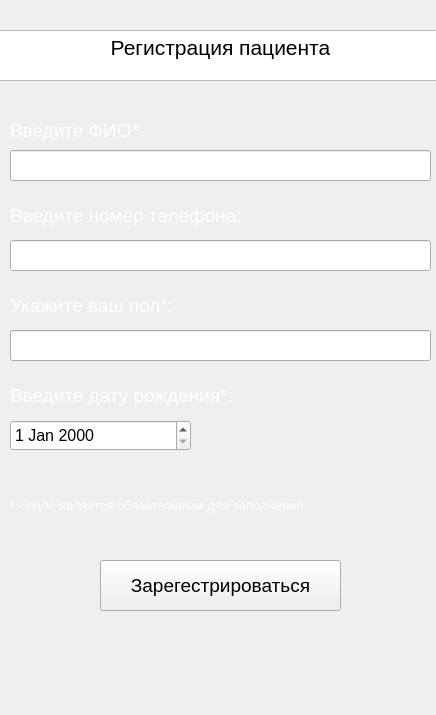
<?xml version="1.0" encoding="UTF-8"?>
<ui version="4.0">
 <class>Form</class>
 <widget class="QWidget" name="Form">
  <property name="geometry">
   <rect>
    <x>0</x>
    <y>0</y>
    <width>436</width>
    <height>715</height>
   </rect>
  </property>
  <property name="windowTitle">
   <string>Form</string>
  </property>
  <widget class="QLabel" name="label">
   <property name="geometry">
    <rect>
     <x>-10</x>
     <y>0</y>
     <width>461</width>
     <height>721</height>
    </rect>
   </property>
   <property name="text">
    <string/>
   </property>
   <property name="pixmap">
    <pixmap>image/фон регистрации.png</pixmap>
   </property>
  </widget>
  <widget class="QTextBrowser" name="textBrowser">
   <property name="geometry">
    <rect>
     <x>-70</x>
     <y>30</y>
     <width>581</width>
     <height>51</height>
    </rect>
   </property>
   <property name="styleSheet">
    <string notr="true">Войдите или зарегистрируйтесь!</string>
   </property>
   <property name="html">
    <string>&lt;!DOCTYPE HTML PUBLIC &quot;-//W3C//DTD HTML 4.0//EN&quot; &quot;http://www.w3.org/TR/REC-html40/strict.dtd&quot;&gt;
&lt;html&gt;&lt;head&gt;&lt;meta name=&quot;qrichtext&quot; content=&quot;1&quot; /&gt;&lt;style type=&quot;text/css&quot;&gt;
p, li { white-space: pre-wrap; }
&lt;/style&gt;&lt;/head&gt;&lt;body style=&quot; font-family:'MS Shell Dlg 2'; font-size:7.8pt; font-weight:400; font-style:normal;&quot;&gt;
&lt;p align=&quot;center&quot; style=&quot; margin-top:0px; margin-bottom:0px; margin-left:0px; margin-right:0px; -qt-block-indent:0; text-indent:0px;&quot;&gt;&lt;span style=&quot; font-size:16pt;&quot;&gt;Регистрация пациента&lt;/span&gt;&lt;/p&gt;&lt;/body&gt;&lt;/html&gt;</string>
   </property>
  </widget>
  <widget class="QLabel" name="label_2">
   <property name="geometry">
    <rect>
     <x>120</x>
     <y>170</y>
     <width>55</width>
     <height>16</height>
    </rect>
   </property>
   <property name="text">
    <string/>
   </property>
  </widget>
  <widget class="QPushButton" name="push_button_registration_reg">
   <property name="geometry">
    <rect>
     <x>100</x>
     <y>560</y>
     <width>241</width>
     <height>51</height>
    </rect>
   </property>
   <property name="font">
    <font>
     <pointsize>14</pointsize>
    </font>
   </property>
   <property name="text">
    <string>Зарегестрироваться</string>
   </property>
  </widget>
  <widget class="QLabel" name="label_3">
   <property name="geometry">
    <rect>
     <x>10</x>
     <y>120</y>
     <width>171</width>
     <height>21</height>
    </rect>
   </property>
   <property name="font">
    <font>
     <pointsize>14</pointsize>
    </font>
   </property>
   <property name="styleSheet">
    <string notr="true">color: rgb(255, 255, 255)</string>
   </property>
   <property name="text">
    <string>Введите ФИО*:</string>
   </property>
  </widget>
  <widget class="QLineEdit" name="line_edit_fio_reg">
   <property name="geometry">
    <rect>
     <x>10</x>
     <y>150</y>
     <width>421</width>
     <height>31</height>
    </rect>
   </property>
   <property name="font">
    <font>
     <pointsize>10</pointsize>
    </font>
   </property>
  </widget>
  <widget class="QLabel" name="label_5">
   <property name="geometry">
    <rect>
     <x>10</x>
     <y>380</y>
     <width>271</width>
     <height>31</height>
    </rect>
   </property>
   <property name="font">
    <font>
     <pointsize>14</pointsize>
    </font>
   </property>
   <property name="styleSheet">
    <string notr="true">color: rgb(255, 255, 255)</string>
   </property>
   <property name="text">
    <string>Введите дату рождения*:</string>
   </property>
  </widget>
  <widget class="QLineEdit" name="line_edit_phone_reg">
   <property name="geometry">
    <rect>
     <x>10</x>
     <y>240</y>
     <width>421</width>
     <height>31</height>
    </rect>
   </property>
   <property name="font">
    <font>
     <pointsize>10</pointsize>
    </font>
   </property>
  </widget>
  <widget class="QLabel" name="label_6">
   <property name="geometry">
    <rect>
     <x>10</x>
     <y>200</y>
     <width>301</width>
     <height>31</height>
    </rect>
   </property>
   <property name="font">
    <font>
     <pointsize>14</pointsize>
    </font>
   </property>
   <property name="styleSheet">
    <string notr="true">color: rgb(255, 255, 255)</string>
   </property>
   <property name="text">
    <string>Введите номер телефона:</string>
   </property>
  </widget>
  <widget class="QLineEdit" name="line_edit_sex_reg">
   <property name="geometry">
    <rect>
     <x>10</x>
     <y>330</y>
     <width>421</width>
     <height>31</height>
    </rect>
   </property>
   <property name="font">
    <font>
     <pointsize>10</pointsize>
    </font>
   </property>
  </widget>
  <widget class="QLabel" name="label_7">
   <property name="geometry">
    <rect>
     <x>10</x>
     <y>290</y>
     <width>301</width>
     <height>31</height>
    </rect>
   </property>
   <property name="font">
    <font>
     <pointsize>14</pointsize>
    </font>
   </property>
   <property name="styleSheet">
    <string notr="true">color: rgb(255, 255, 255)</string>
   </property>
   <property name="text">
    <string>Укажите ваш пол*:</string>
   </property>
  </widget>
  <widget class="QDateEdit" name="date_edit_bdate_reg">
   <property name="geometry">
    <rect>
     <x>10</x>
     <y>420</y>
     <width>181</width>
     <height>31</height>
    </rect>
   </property>
   <property name="font">
    <font>
     <pointsize>12</pointsize>
    </font>
   </property>
  </widget>
  <widget class="QLabel" name="label_8">
   <property name="geometry">
    <rect>
     <x>10</x>
     <y>490</y>
     <width>401</width>
     <height>31</height>
    </rect>
   </property>
   <property name="font">
    <font>
     <pointsize>10</pointsize>
    </font>
   </property>
   <property name="styleSheet">
    <string notr="true">color: rgb(255, 255, 255)</string>
   </property>
   <property name="text">
    <string>* - поле является обязательным для заполнения</string>
   </property>
  </widget>
 </widget>
 <resources/>
 <connections/>
</ui>
